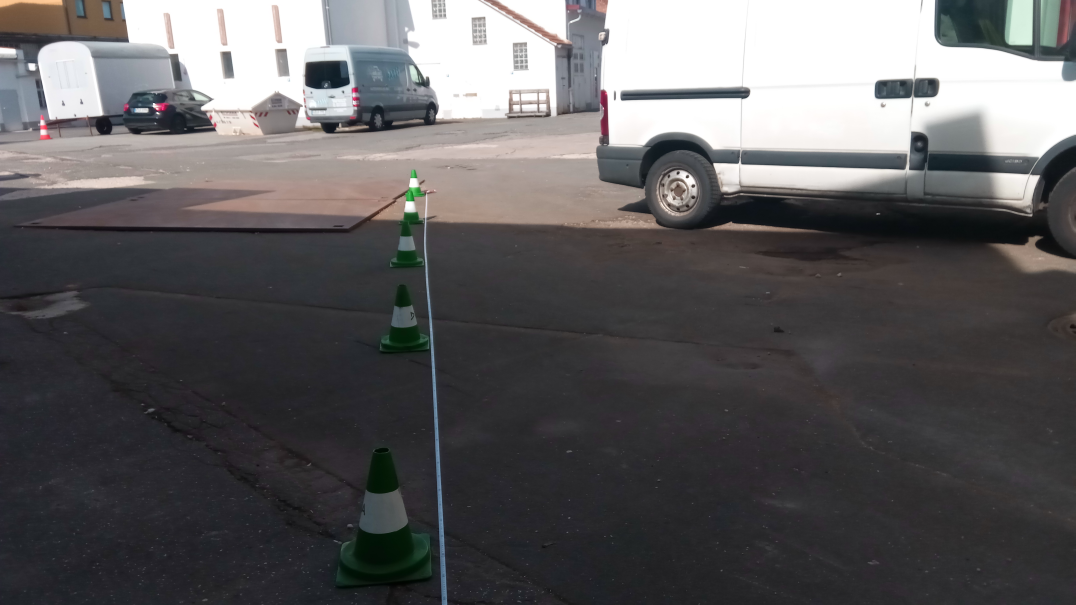
#> input picture C-Code/Gerade_Links.jpg, 5376 x 3024 px (shown at 1/5 size)
$ python -i cone-detection.py   (imports and definitions only)   (older library calls are emulated)
#> lines starting #> are read from the running program, lines starting #| are printed output that depends on the picture; after the words box and inside, x2 and y2 are one past the last pixel; in counts of white or black regions, pixels touching at a corner belong together
#> further down, picture is the input picture: shape (3024, 5376, 3); mean B, G, R 94.2, 92.9, 94.4
"""detects cones in Images"""
import cv2
import numpy as np
import time
from cone import Cone

# size of bounding boxes:
MIN_WIDTH = 10
MIN_HEIGTH = 12


def colorfilter(image):
    """filters a color in a picture"""
    # Converts to HSV Color spectrum
    hsv = cv2.cvtColor(image, cv2.COLOR_BGR2HSV)
#> hsv: shape (3024, 5376, 3); mean H, S, V 85.4, 24.9, 97.7

    # value for colorfilter
    # lower_green = np.array([45, 100, 0])
    # upper_green = np.array([90, 255, 255])
    lower_green = np.array([50, 50, 50])
    upper_green = np.array([100, 255, 255])

    mask = cv2.inRange(hsv, lower_green, upper_green)
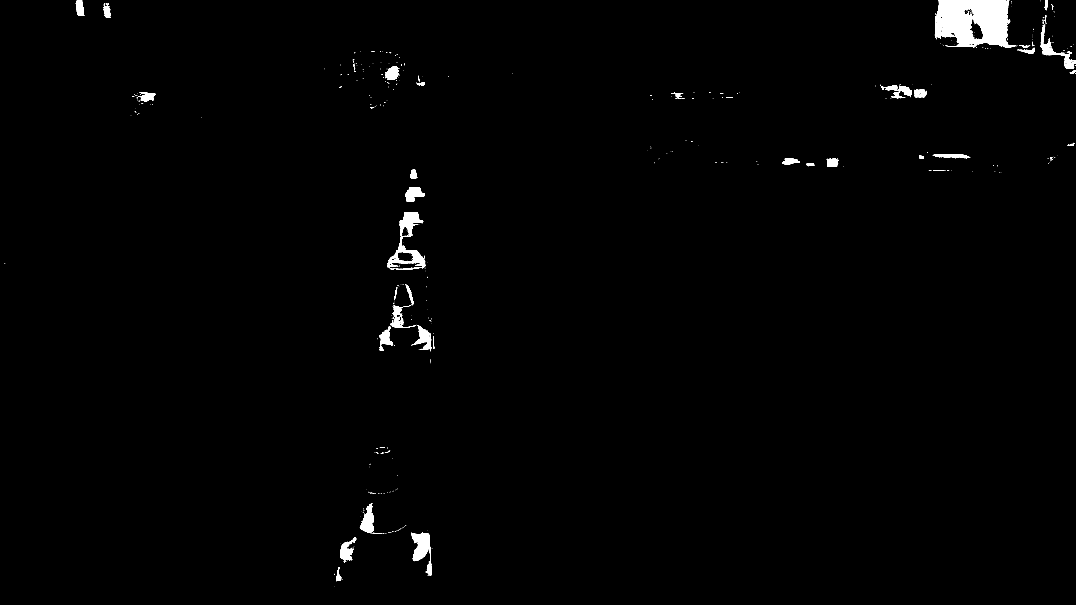
#> mask: shape (3024, 5376) (shown at 1/5 size); 0.95% white; 729 white regions (654 under 20 px), largest, box (x1, y1, x2, y2) and area: (4676, 0, 5079, 238) 67354, (1936, 1060, 2126, 1347) 14805, (2056, 2662, 2159, 2878) 10215
    res = cv2.bitwise_and(hsv, hsv, mask=mask)
#> res: shape (3024, 5376, 3); mean H, S, V 0.8, 0.8, 0.7

    # GaussianBlur with (x,x) is the Pixelsize and will determinate the viewing distance
    blur = cv2.GaussianBlur(res, (15, 15), 0)
#> blur: shape (3024, 5376, 3); mean H, S, V 0.8, 0.8, 0.7
    return blur, mask


# [10 lines not run here, left out]
# [1 line that did not run here, left out]

# [2 lines not run here, left out]

start_time = time.time()
frame = 0
# [95 lines not run here, left out]

# [4 lines of commented-out code are left out]

>>> import cv2
>>> picture = cv2.imread('C-Code/Gerade_Links.jpg')
>>> result = colorfilter(picture)

$ run again, on C-Code/Gerade_Rechts.jpg
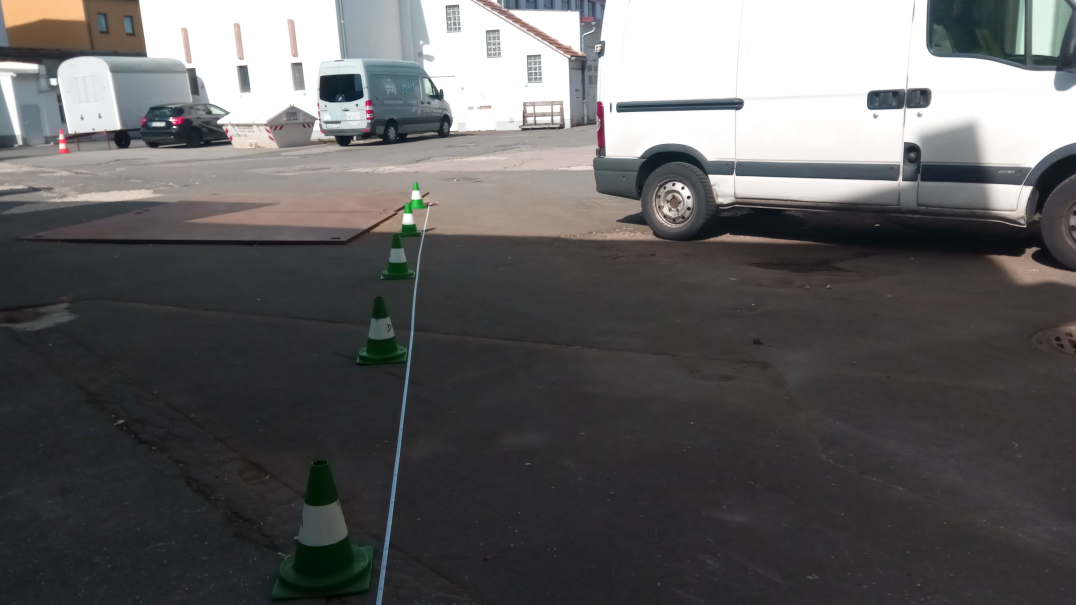
#> input picture C-Code/Gerade_Rechts.jpg, 5376 x 3024 px (shown at 1/5 size)
#> picture is the input picture: shape (3024, 5376, 3); mean B, G, R 95.5, 95.3, 96.2
#> hsv: shape (3024, 5376, 3); mean H, S, V 76.7, 24.6, 99.4
#> in colorfilter, `mask = cv2.inRange(hsv, lower_green, upper_green)`:
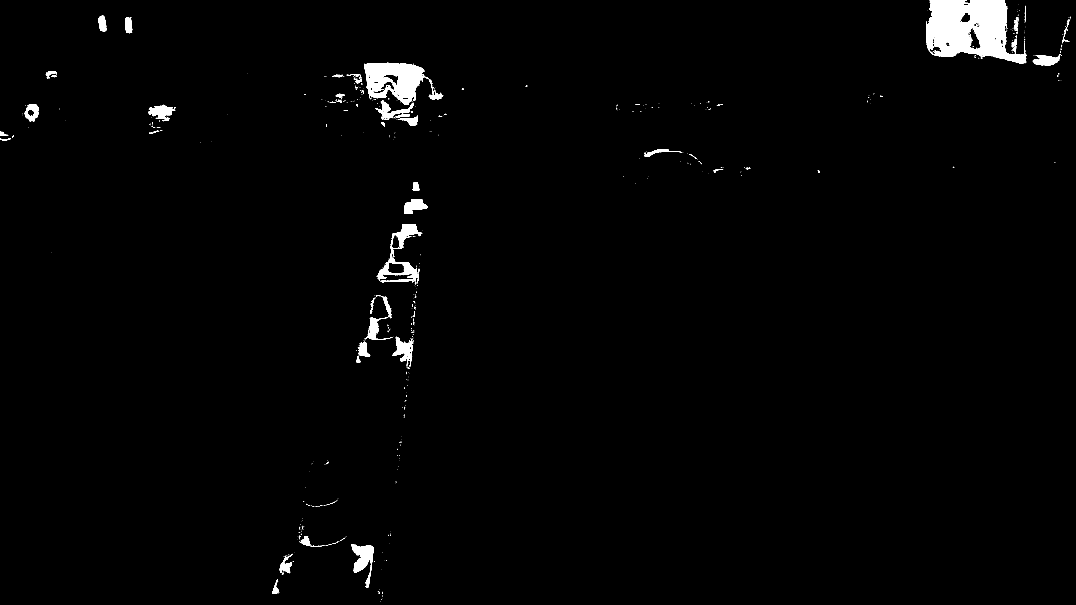
#> mask: shape (3024, 5376) (shown at 1/5 size); 1.4% white; 960 white regions (847 under 20 px), largest, box (x1, y1, x2, y2) and area: (4633, 0, 5132, 319) 98716, (1822, 314, 2127, 525) 38138, (1757, 2722, 1869, 2940) 10126
#> res: shape (3024, 5376, 3); mean H, S, V 1.2, 1.1, 1.2
#> blur: shape (3024, 5376, 3); mean H, S, V 1.2, 1.1, 1.2
